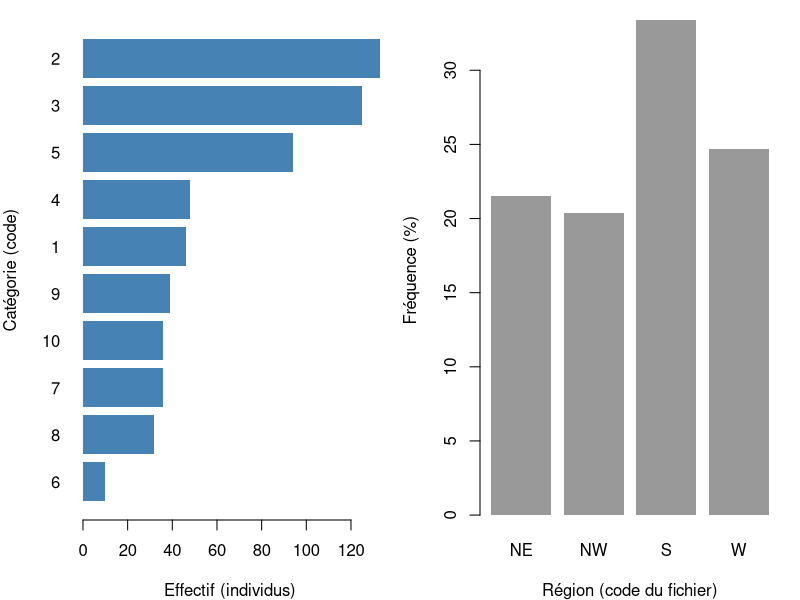
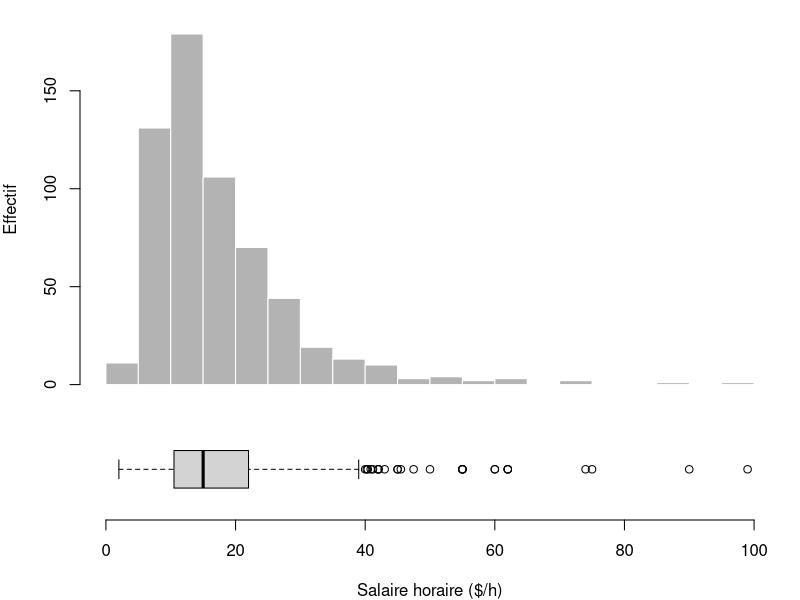
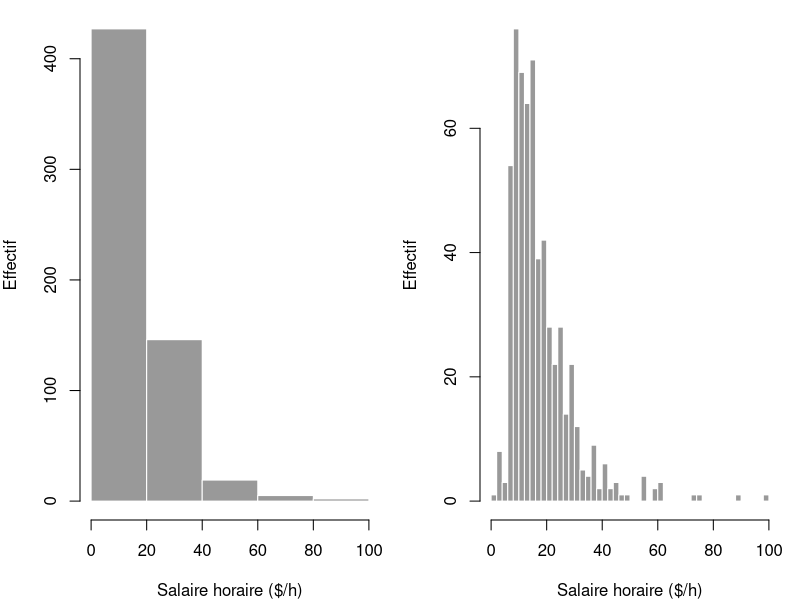
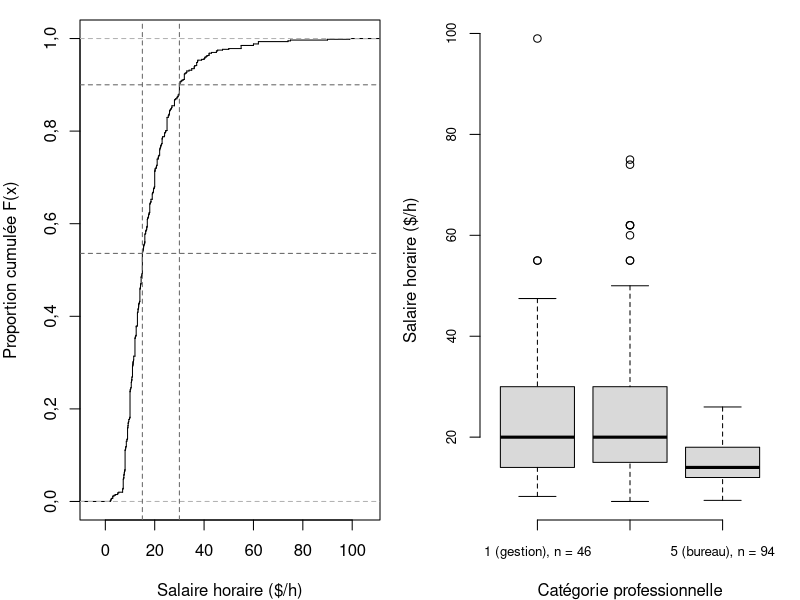
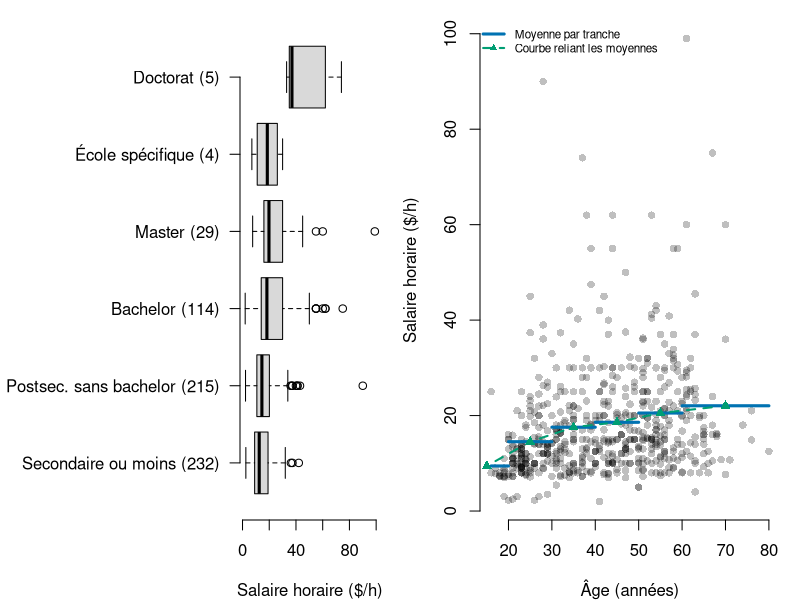
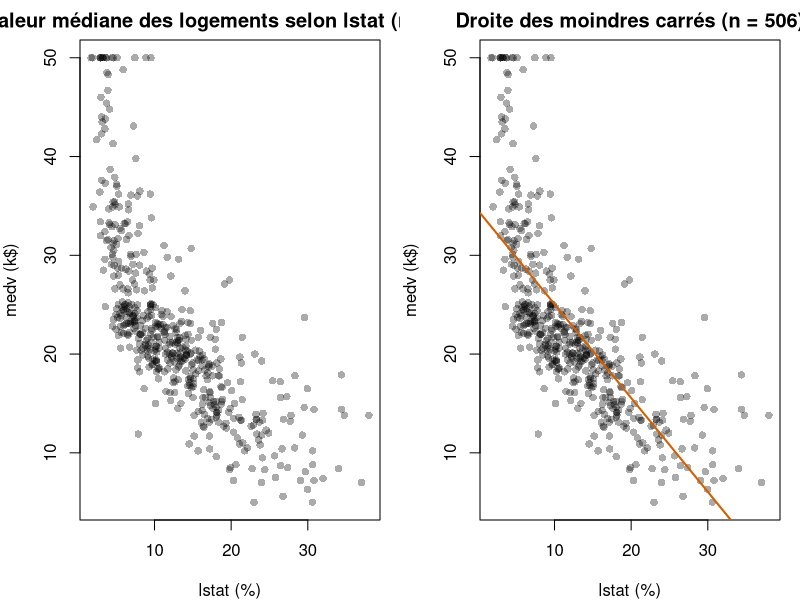
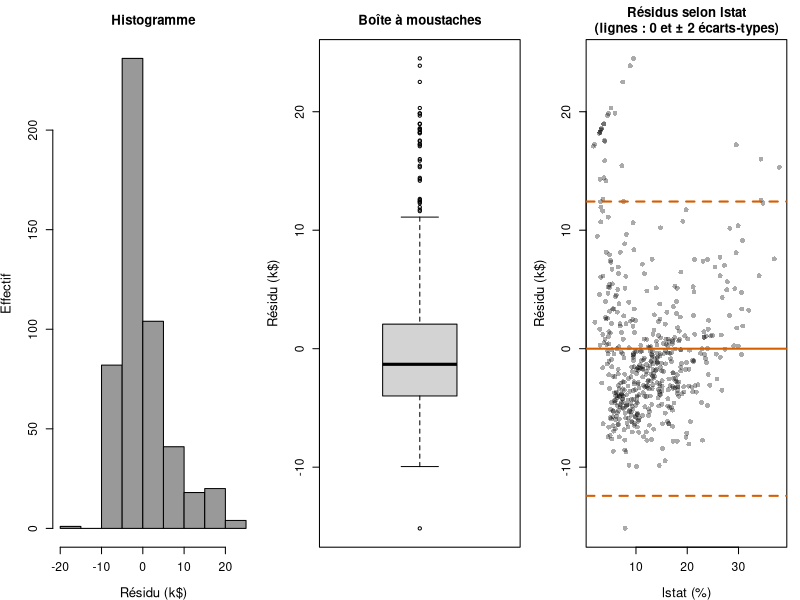
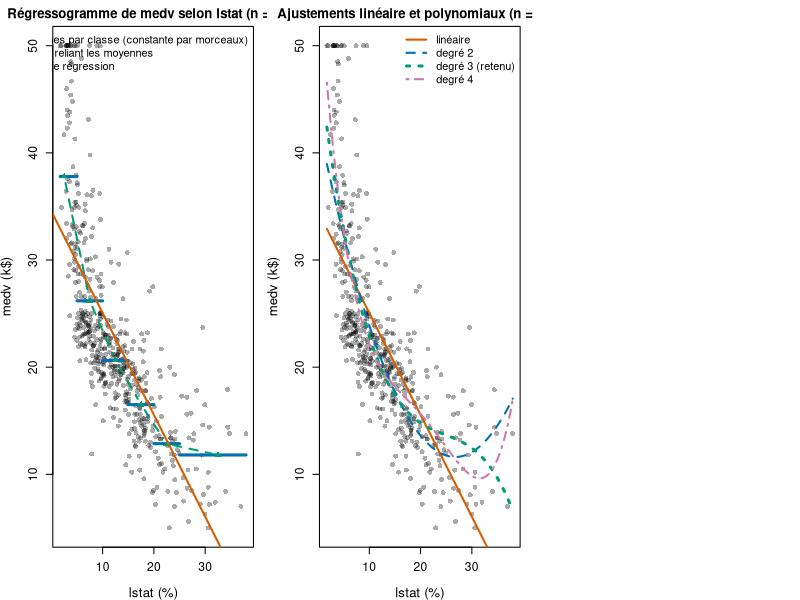

Write the R code that produced these figures, in order.
## ---- chunk 1
# Squelette du rapport. Ce fichier doit rester reproductible : tout chiffre cité
# dans le texte est calculé ici (`r ...`) ou provient des scripts tp_partie1.R / tp_partie2.R.
knitr::opts_chunk$set(echo = FALSE, message = FALSE, warning = FALSE,
                      fig.width = 6.5, fig.height = 4, fig.align = "center", dpi = 150)
options(OutDec = ",")                      # virgule décimale dans les sorties
d <- read.table("Recensement.txt", header = TRUE, sep = "\t", stringsAsFactors = FALSE)
library(MASS)
data("Boston")
x <- Boston$lstat; y <- Boston$medv
# Palette Okabe-Ito (distincte pour les daltoniens) des figures de la Partie 2
gris <- "#00000055"; rouge <- "#D55E00"; bleu <- "#0072B2"; vert <- "#009E73"; rose <- "#CC79A7"
d$ETUDES <- cut(d$NIV_ETUDES, breaks = c(31, 39, 42, 43, 44, 45, 46),
                labels = c("<= Secondaire", "Postsec. sans bachelor", "Bachelor", "Master", "Ecole specifique", "Doctorat"))
d3 <- subset(d, CATEGORIE %in% c(1, 2, 5)); d3$CATEGORIE <- factor(d3$CATEGORIE)
tab <- function(df, cap, ...) knitr::kable(df, caption = cap, booktabs = TRUE, ...)
## ---- chunk 2
# Mise en forme des nombres cités dans le texte (virgule décimale)
fr <- function(x, k = 1) formatC(x, format = "f", digits = k, decimal.mark = ",", big.mark = " ")
pc <- function(x, k = 1) fr(100 * x, k)
# tableau fixé à sa place (H) et en petite police
petit <- function(k, size = "small") {
  k[] <- sub("\\centering", paste0("\\centering\\", size, "\\setlength{\\tabcolsep}{4pt}"), k, fixed = TRUE); k }
kab <- function(df, cap, size = "small", ...) petit(tab(df, cap, format = "latex", position = "H", linesep = "", ...), size)

vars <- setdiff(names(d), "ETUDES")          # les 11 variables du fichier
d0 <- d[vars]
n1 <- nrow(d)
s <- d$SAL_HOR
levels(d$ETUDES) <- c("Secondaire ou moins", "Postsec. sans bachelor", "Bachelor",
                      "Master", "École spécifique", "Doctorat")
d3 <- subset(d, CATEGORIE %in% c(1, 2, 5)); d3$CATEGORIE <- factor(d3$CATEGORIE)
lib3 <- c("1 (gestion)", "2 (libérale)", "5 (bureau)")
moy_par <- function(y, g) tapply(y, g, mean)
med_par <- function(y, g) tapply(y, g, median)
# rapport de corrélation : variance inter-groupes / variance totale
eta2 <- function(y, g) { nk <- tapply(y, g, length)
  sum(nk * (tapply(y, g, mean) - mean(y))^2) / sum((y - mean(y))^2) }
## ---- chunk 3
# aucune variable identifiante (nom, adresse) : affichage possible
kab(head(d0, 5), paste0("Cinq premières lignes du fichier Recensement.txt (n = ", n1, ")"), size = "scriptsize", row.names = FALSE)
## ---- chunk 4
obs_quali <- function(v) { t <- table(v); paste(names(t), t, collapse = ", ") }
obs_quanti <- function(v) paste(fr(min(v), 0), "à", fr(max(v), 0))
dico <- data.frame(
  Variable = gsub("_", "\\\\_", vars),
  Signification = c("âge (années)", "sexe", "région", "statut marital", "salaire horaire (\\$/h)",
                    "syndiqué", "catégorie prof.", "niveau d'études",
                    "taille du foyer", "enfants du foyer", "revenu annuel du foyer"),
  `Type statistique` = c("quanti. discrète", "quali. nominale", "quali. nominale", "quali. nominale",
                         "quanti. continue", "quali. nominale (binaire)", "quali. nominale (codes)",
                         "quali. ordinale (codes)", "quanti. discrète", "quanti. discrète",
                         "quali. ordinale (classes)"),
  `Type R` = sapply(d0, class),
  NA_ = colSums(is.na(d0)),
  Distinctes = sapply(d0, function(v) length(unique(v))),
  `Modalités ou étendue observées` = sapply(d0, function(v)
    if (is.character(v)) obs_quali(v) else obs_quanti(v)),
  check.names = FALSE, row.names = NULL)
names(dico)[5] <- "Manquants"
kab(dico, paste0("Dictionnaire et contrôle des variables (n = ", n1, ")"), size = "scriptsize", escape = FALSE)
## ---- chunk 5
seuil <- list(age_min = 16, age_max = 80, majeur = 18, sal_min = 7.25, sal_max = 75, foyer = 10)
regles <- list(d$AGE < seuil$age_min | d$AGE > seuil$age_max, d$AGE < seuil$majeur, s <= 0,
               s < seuil$sal_min, s > seuil$sal_max, d$NB_ENF >= d$NB_PERS, d$NB_PERS > seuil$foyer)
nb_regle <- sapply(regles, sum)
t_regles <- data.frame(
  `Règle` = c(paste("AGE <", seuil$age_min, "ou >", seuil$age_max, "ans"),
            paste("AGE <", seuil$majeur, "ans"), "SAL\\_HOR $\\leq$ 0",
            paste("SAL\\_HOR <", fr(seuil$sal_min, 2), "\\$/h"),
            paste("SAL\\_HOR >", seuil$sal_max, "\\$/h"), "NB\\_ENF $\\geq$ NB\\_PERS",
            paste("NB\\_PERS >", seuil$foyer)),
  Justification = c("hors de l'étendue annoncée", "mineur en emploi, possible mais à repérer",
                    "salaire impossible", "sous le salaire minimum fédéral de 2012",
                    "très haut salaire, à vérifier", "un foyer compte au moins un adulte",
                    "foyer exceptionnellement grand"),
  `Cas signalés` = nb_regle, check.names = FALSE)
kab(t_regles, paste0("Règles de contrôle : nombre de cas signalés, aucune suppression (n = ", n1, ")"),
    escape = FALSE)
sal_ok <- !is.na(s) & s > 0
stopifnot(all(sal_ok))
signal <- regles[[4]] | regles[[5]]
## ---- chunk 6
fq <- function(v, nom) { t <- table(d[[v]])
  data.frame(Variable = c(nom, rep("", length(t) - 1)), `Modalité` = names(t), n = as.vector(t),
             `%` = fr(100 * as.vector(prop.table(t))), check.names = FALSE) }
t_g <- rbind(fq("SEXE", "Sexe"), fq("SYNDICAT", "Syndicat"), fq("REGION", "Région"),
             fq("STAT_MARI", "Statut marital"))
t_d <- fq("CATEGORIE", "Catégorie")
petit(knitr::kable(list(t_g, t_d), booktabs = TRUE, row.names = FALSE, position = "H", linesep = "",
      caption = paste0("Effectifs et fréquences (\\%) ; dénominateur commun n = ", n1, " individus")))
pct <- function(v, m) 100 * mean(d[[v]] == m)
## ---- chunk 7
par(mfrow = c(1, 2), mar = c(4, 4, 1, 1))
barplot(sort(table(d$CATEGORIE)), horiz = TRUE, las = 1, col = "steelblue", border = NA,
        xlab = "Effectif (individus)", ylab = "Catégorie (code)")
barplot(100 * prop.table(table(d$REGION)), col = "grey60", border = NA,
        xlab = "Région (code du fichier)", ylab = "Fréquence (%)")
## ---- chunk 8
t_brut <- table(d$NIV_ETUDES)
kab(as.data.frame.matrix(t(as.matrix(t_brut)), row.names = "Effectif"),
    paste0("Niveau d'études : codes d'origine de NIV\\_ETUDES (n = ", n1, ")"), size = "footnotesize")
## ---- chunk 9
t_et <- table(d$ETUDES)
kab(data.frame(Groupe = names(t_et), Codes = c("32-39", "40-42", "43", "44", "45", "46"),
               n = as.vector(t_et), `%` = fr(100 * as.vector(prop.table(t_et))), check.names = FALSE),
    paste0("Niveau d'études regroupé (n = ", n1, ")"))
## ---- chunk 10
p_sexe <- prop.table(table(d3$CATEGORIE, d3$SEXE), margin = 1)
p_et <- prop.table(table(d3$CATEGORIE, d3$ETUDES), margin = 1)
n3 <- table(d3$CATEGORIE)
t_cond <- data.frame(`Catégorie` = lib3, n = as.vector(n3), fr(100 * p_sexe), fr(100 * p_et), row.names = NULL)
names(t_cond)[-(1:2)] <- c("\\% F", "\\% M", "Sec.", "Postsec.", "Bach.", "Master", "École", "Doct.")
kab(t_cond, paste0("Sexe puis niveau d'études selon la catégorie (\\% en ligne), n = ",
                   sum(n3)), escape = FALSE)
sup_bach <- rowSums(p_et[, 3:6])
n_sexe3 <- table(d3$CATEGORIE, d3$SEXE)
## ---- chunk 11
resume <- function(x) c(n = length(x), Moyenne = mean(x), `Médiane` = median(x), `Écart-type` = sd(x),
                        Q1 = unname(quantile(x, .25)), Q3 = unname(quantile(x, .75)),
                        Min = min(x), Max = max(x))
ind <- t(sapply(d[c("AGE", "SAL_HOR", "NB_PERS", "NB_ENF")], resume))
kab(data.frame(Variable = c("AGE (années)", "SAL\\_HOR (\\$/h)", "NB\\_PERS (personnes)",
                            "NB\\_ENF (enfants)"),
               n = ind[, 1], round(ind[, 2:8], 2), check.names = FALSE, row.names = NULL),
    "Indicateurs de position et de dispersion (effectif valide n)", escape = FALSE)
q1 <- quantile(s, .25); q3 <- quantile(s, .75)
## ---- chunk 12
layout(matrix(1:2), heights = c(3, 1.3))
par(mar = c(1, 4, 1, 1))
h5 <- hist(s, breaks = seq(0, 100, 5), col = "grey70", border = "white", xlim = c(0, 100),
           xlab = "", ylab = "Effectif", main = "", xaxt = "n")
par(mar = c(4, 4, 0, 1))
boxplot(s, horizontal = TRUE, ylim = c(0, 100), xlab = "Salaire horaire ($/h)", frame = FALSE)
classe_mod <- which.max(h5$counts)
## ---- chunk 13
par(mfrow = c(1, 2), mar = c(4, 4, 0.5, 1))
h20 <- hist(s, breaks = seq(0, 100, 20), col = "grey60", border = "white",
            xlab = "Salaire horaire ($/h)", ylab = "Effectif", main = "")
h2 <- hist(s, breaks = seq(0, 100, 2), col = "grey60", border = "white",
           xlab = "Salaire horaire ($/h)", ylab = "Effectif", main = "")
## ---- chunk 14
sans2 <- s[-order(s, decreasing = TRUE)[1:2]]
iqr <- IQR(s); moust <- c(q1 - 1.5 * iqr, q3 + 1.5 * iqr)
atyp <- s < moust[1] | s > moust[2]
## ---- chunk 15
Fn <- ecdf(s); q90 <- quantile(s, 0.9); x_lu <- 15   # point lu sur le graphique
par(mar = c(4, 4, 1, 1))
plot(Fn, xlab = "Salaire horaire ($/h)", ylab = "Proportion cumulée F(x)", main = "",
     pch = NA, verticals = TRUE)
abline(v = c(x_lu, q90), h = c(Fn(x_lu), 0.9), lty = 2, col = "grey40")
## ---- chunk 16
v_n1 <- var(s); v_n <- sum((s - mean(s))^2) / n1
## ---- chunk 17
g <- d3$CATEGORIE
t_cat <- data.frame(`Catégorie` = lib3, n = as.vector(table(g)), Moyenne = moy_par(d3$SAL_HOR, g),
                    `Médiane` = med_par(d3$SAL_HOR, g), `Écart-type` = tapply(d3$SAL_HOR, g, sd),
                    Q1 = tapply(d3$SAL_HOR, g, quantile, .25), Q3 = tapply(d3$SAL_HOR, g, quantile, .75),
                    check.names = FALSE, row.names = NULL)
kab(cbind(t_cat[1:2], round(t_cat[-(1:2)], 2)),
    paste0("Salaire horaire (\\$/h) dans les catégories 1, 2 et 5 (n = ", nrow(d3), ")"))
## ---- chunk 18
par(mar = c(4, 4, 1, 1))
boxplot(SAL_HOR ~ CATEGORIE, d3, names = paste0(lib3, ", n = ", table(g)), col = "grey85",
        xlab = "Catégorie professionnelle", ylab = "Salaire horaire ($/h)", frame = FALSE, cex.axis = 0.8)
## ---- chunk 19
ss <- function(df) c(n_F = sum(df$SEXE == "F"), moy_F = mean(df$SAL_HOR[df$SEXE == "F"]),
                     med_F = median(df$SAL_HOR[df$SEXE == "F"]), n_M = sum(df$SEXE == "M"),
                     moy_M = mean(df$SAL_HOR[df$SEXE == "M"]), med_M = median(df$SAL_HOR[df$SEXE == "M"]))
t_sx <- rbind(ss(d), t(sapply(split(d3, d3$CATEGORIE), ss)))
t_sx <- data.frame(Champ = c(paste0("Ensemble (n = ", n1, ")"), paste("Catégorie", lib3)),
                   t_sx, row.names = NULL)
t_sx[, c(3, 4, 6, 7)] <- round(t_sx[, c(3, 4, 6, 7)], 2)
kab(t_sx, "Salaire horaire (\\$/h) selon le sexe, ensemble puis catégories 1, 2 et 5",
    col.names = c("Champ", "n F", "Moyenne F", "Médiane F", "n M", "Moyenne M", "Médiane M"))
## ---- chunk 20
ge <- d$ETUDES
t_es <- data.frame(Groupe = levels(ge), n = as.vector(table(ge)),
                   Moyenne = round(moy_par(s, ge), 2), `Médiane` = round(med_par(s, ge), 2),
                   row.names = NULL)
kab(t_es, paste0("Salaire horaire (\\$/h) selon le niveau d'études regroupé (n = ", n1, ")"))
e2_et <- eta2(s, ge)
## ---- chunk 21
par(mar = c(4, 12, 1, 1))
boxplot(SAL_HOR ~ ETUDES, d, horizontal = TRUE, las = 1, col = "grey85", frame = FALSE,
        names = paste0(levels(ge), " (", table(ge), ")"), ylab = "", xlab = "Salaire horaire ($/h)")
## ---- chunk 22
# régressogramme comme au cours 4 : tranches de 10 ans, 60-80 regroupées (peu de plus de 70 ans)
cl_age <- cut(d$AGE, breaks = c(10, 20, 30, 40, 50, 60, 80))
stopifnot(!anyNA(cl_age))
n_age <- table(cl_age); moy_age <- tapply(d$SAL_HOR, cl_age, mean); med_age <- tapply(d$SAL_HOR, cl_age, median)
centres_age <- c(15, 25, 35, 45, 55, 70)
bornes_age <- c(min(d$AGE), 20, 30, 40, 50, 60, max(d$AGE))
par(mar = c(4, 4, 1, 1))
plot(d$AGE, d$SAL_HOR, pch = 16, col = "#00000040", xlab = "Âge (années)",
     ylab = "Salaire horaire ($/h)", frame = FALSE)
segments(bornes_age[-7], moy_age, bornes_age[-1], moy_age, col = bleu, lwd = 3)
lines(centres_age, moy_age, col = vert, lwd = 2, lty = 2, type = "b", pch = 17)
legend("topleft", c("Moyenne par tranche", "Courbe reliant les moyennes"), col = c(bleu, vert),
       lwd = c(3, 2), lty = c(1, 2), pch = c(NA, 17), bty = "n", cex = 0.7)
r_age <- cor(d$AGE, d$SAL_HOR)
## ---- chunk 23
p_sy <- prop.table(table(d$CATEGORIE, d$SYNDICAT), margin = 1)
n_cat <- table(d$CATEGORIE)
t_sy <- rbind(n = as.vector(n_cat), `% syndiqués` = fr(100 * p_sy[, "oui"]))
colnames(t_sy) <- names(n_cat)
kab(as.data.frame(t_sy), paste0("Part de syndiqués selon la catégorie (\\% en ligne), n = ", n1))
sy <- d$SYNDICAT
sy3 <- with(d3, tapply(SAL_HOR, list(SYNDICAT, CATEGORIE), median))
n_sy3 <- table(d3$SYNDICAT, d3$CATEGORIE)
## ---- chunk 24
t_rev <- table(d$REV_FOYER)
kab(rbind(n = as.vector(t_rev), `%` = fr(100 * as.vector(prop.table(t_rev)))) |>
      as.data.frame() |> setNames(names(t_rev)),
    paste0("Répartition des classes de REV\\_FOYER (n = ", n1, ")"), size = "footnotesize")
stopifnot(setequal(unique(d$REV_FOYER), 1:16))
bornes_dico <- c(12500, 14500, 15000, 20000)   # bornes des classes 5 et 6 dans le dictionnaire du sujet
classe_med <- which(cumsum(prop.table(t_rev)) >= 0.5)[1]
## ---- chunk 25
# Valeurs relevées sur FRED (Federal Reserve Bank of St. Louis), séries du BLS, consultées le 9/11/2026.
# Salaire horaire moyen, tous salariés du secteur privé non agricole (CES, série CES0500000003),
# dollars courants par heure, corrigé des variations saisonnières ; sept. 2026 provisoire.
sal_bls <- c(juil2012 = 23.49, sept2026 = 37.86)
# Indice des prix à la consommation CPI-U (série CPIAUCSL), base 100 en 1982-1984, corrigé des variations saisonnières.
ipc <- c(juil2012 = 228.590, sept2026 = 336.298)
r_sal <- sal_bls[2] / sal_bls[1]        # évolution en dollars courants
r_ipc <- ipc[2] / ipc[1]                # évolution des prix
sal_2012 <- sal_bls[2] / r_ipc          # salaire de sept. 2026 exprimé en dollars de juillet 2012
r_cps <- mean(s) / sal_bls[1]           # moyenne de l'échantillon CPS / indicateur BLS de juillet 2012
## ---- chunk 26
par(mar = c(4, 4, 2, 1))
plot(x, y, pch = 16, col = gris, xlab = "lstat (%)", ylab = "medv (k$)",
     main = "Valeur médiane des logements selon lstat (n = 506)")
## ---- chunk 27
frp <- function(x, k = 1) gsub(" ", " ", fr(x, k), fixed = TRUE)   # milliers séparés par une espace insécable
# (a) formules du cours : b1 = Cov(x, y) / Var(x), b0 = moyenne(y) - b1 * moyenne(x)
# (rapport identique avec le dénominateur n du cours ou n - 1 de cov() et var())
b1 <- cov(x, y) / var(x)
b0 <- mean(y) - b1 * mean(x)
# (b) lm() puis summary()
m <- lm(medv ~ lstat, Boston)
stopifnot(isTRUE(all.equal(unname(coef(m)), c(b0, b1))))
kab(data.frame(Coefficient = c("Ordonnée à l'origine b0 (k\\$)", "Pente b1 (k\\$ par point de lstat)"),
               Formules = fr(c(b0, b1), 4), `lm()` = fr(coef(m), 4),
               `Erreur-type` = fr(summary(m)$coefficients[, 2], 4), check.names = FALSE, row.names = NULL),
    paste0("Droite des moindres carrés de medv sur lstat : formules du cours et lm() (n = ", nrow(Boston), ")"),
    escape = FALSE)
## ---- chunk 28
par(mar = c(4, 4, 2, 1))
plot(x, y, pch = 16, col = gris, xlab = "lstat (%)", ylab = "medv (k$)",
     main = "Droite des moindres carrés (n = 506)")
abline(m, col = rouge, lwd = 2)
## ---- chunk 29
r <- cor(x, y); r2 <- summary(m)$r.squared
r2_var <- var(fitted(m)) / var(y)   # formule du cours : R² = Var(y ajusté) / Var(y)
ct <- cor.test(x, y)
## ---- chunk 30
kab(data.frame(Secteur = 1:6, `lstat (\\%)` = x[1:6], `medv observé (k\\$)` = fr(y[1:6], 1),
               `medv ajusté (k\\$)` = fr(fitted(m)[1:6], 2),
               `Résidu (k\\$)` = fr(residuals(m)[1:6], 2), check.names = FALSE),
    paste0("Six premiers secteurs : valeurs observées, valeurs ajustées et résidus (n = ", nrow(Boston), ")"),
    escape = FALSE)
## ---- chunk 31
res <- residuals(m)
par(mfrow = c(1, 3), mar = c(4, 4, 3, 1), cex.lab = 1.2, cex.axis = 1.1)
hist(res, col = "grey60", xlab = "Résidu (k$)", ylab = "Effectif", main = "Histogramme")
boxplot(res, ylab = "Résidu (k$)", main = "Boîte à moustaches")
plot(x, res, pch = 16, col = gris, xlab = "lstat (%)", ylab = "Résidu (k$)",
     main = "Résidus selon lstat\n(lignes : 0 et ± 2 écarts-types)")
abline(h = c(-2, 0, 2) * sd(res), lty = c(2, 1, 2), col = rouge, lwd = 2)
## ---- chunk 32
res <- residuals(m)
sd_res <- sd(res); sg <- sigma(m)
n_sup <- sum(res > 2 * sd_res); n_inf <- sum(res < -2 * sd_res)
## ---- chunk 33
x0 <- 12
p0 <- predict(m, data.frame(lstat = x0))
## ---- chunk 34
# bornes 0 (pourcentage >= 0) et 40 (> max observé) : mêmes six classes que le sujet
cl <- cut(x, breaks = c(0, 5, 10, 15, 20, 25, 40))
stopifnot(!anyNA(cl))   # tous les lstat sont dans ]0 ; 40] : mêmes classes que le sujet
moy <- tapply(y, cl, mean)
bornes <- c(min(x), 5, 10, 15, 20, 25, max(x))
centres <- c(2.5, 7.5, 12.5, 17.5, 22.5, 32.5)   # milieux des classes [0 ; 5], ..., [25 ; 40]
par(mar = c(4, 4, 2, 1))
plot(x, y, pch = 16, col = gris, xlab = "lstat (%)", ylab = "medv (k$)",
     main = "Régressogramme de medv selon lstat (n = 506)")
segments(bornes[-7], moy, bornes[-1], moy, col = bleu, lwd = 3)
lines(centres, moy, col = vert, lwd = 2, lty = 2, type = "b", pch = 17)
abline(m, col = rouge, lwd = 2)
legend("topright", c("Moyennes par classe (constante par morceaux)", "Courbe reliant les moyennes", "Droite de régression"),
       col = c(bleu, vert, rouge), lwd = c(3, 2, 2), lty = c(1, 2, 1), pch = c(NA, 17, NA), bty = "n")
## ---- chunk 35
mres <- tapply(res, cl, mean)
kab(data.frame(Classe = c("lstat $\\leq$ 5", "5 < lstat $\\leq$ 10", "10 < lstat $\\leq$ 15", "15 < lstat $\\leq$ 20",
                          "20 < lstat $\\leq$ 25", "lstat > 25"),
               n = as.vector(table(cl)), `Abscisse retenue` = fr(centres, 2), `Moyenne de medv (k\\$)` = fr(moy, 2),
               `Résidu moyen de la droite (k\\$)` = fr(mres, 2), check.names = FALSE, row.names = NULL),
    paste0("Régressogramme : effectifs et moyennes de medv par classe de lstat (n = ", nrow(Boston), ")"), escape = FALSE)
## ---- chunk 36
mods <- list(lin = m, d2 = lm(medv ~ poly(lstat, 2, raw = TRUE), Boston),
             d3 = lm(medv ~ poly(lstat, 3, raw = TRUE), Boston),
             d4 = lm(medv ~ poly(lstat, 4, raw = TRUE), Boston))
xs <- data.frame(lstat = seq(min(x), max(x), length.out = 200))
cols <- c(rouge, bleu, vert, rose)
par(mar = c(4, 4, 2, 1))
plot(x, y, pch = 16, col = gris, xlab = "lstat (%)", ylab = "medv (k$)",
     main = "Ajustements linéaire et polynomiaux (n = 506)")
lw <- c(2, 2, 3, 2)   # degré 3 (retenu) plus épais
for (i in 1:4) lines(xs$lstat, predict(mods[[i]], xs), col = cols[i], lwd = lw[i], lty = i)
legend("topright", c("linéaire", "degré 2", "degré 3 (retenu)", "degré 4"), col = cols, lwd = lw, lty = 1:4, bty = "n")
## ---- chunk 37
aics <- sapply(mods, AIC); r2s <- sapply(mods, function(k) summary(k)$r.squared)
kab(data.frame(Modèle = c("Linéaire", "Degré 2", "Degré 3", "Degré 4"), `Paramètres` = 2:5,
               `R²` = fr(r2s, 3), AIC = fr(aics, 1), check.names = FALSE, row.names = NULL),
    paste0("Modèles linéaire et polynomiaux : R² et AIC (n = ", nrow(Boston), ")"))
# lstat où la courbe ajustée se met à remonter : grille de pas 0,01 (comme le code du prof),
# premier point où la courbe augmente ; NA si elle reste décroissante sur la plage observée
xg <- data.frame(lstat = seq(min(x), max(x), by = 0.01))
remontee <- function(k) { f <- predict(k, xg); i <- which(diff(f) > 0); if (length(i)) xg$lstat[i[1]] else NA }
hausse <- sapply(mods[2:4], remontee)
stopifnot(is.na(hausse["d3"]))   # le texte affirme que seul le degré 3 reste décroissant
